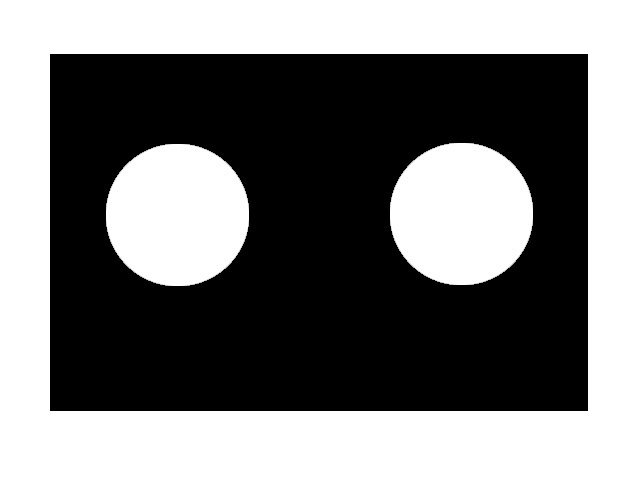
//> input picture practice-5/images/center_detection.jpg, 640 x 480 px
$ ./task_7   (built with g++ and OpenCV 4)
//> lines starting //> are read from the running program, lines starting //| are printed output that depends on the picture; after the words box and inside, x2 and y2 are one past the last pixel; in counts of white or black regions, pixels touching at a corner belong together
#include <iostream>
#include <cmath>
#include "opencv2/opencv.hpp"
#include "opencv2/highgui.hpp"
#include "opencv2/imgproc.hpp"

using namespace std;

double getDistance( cv::Point pointO, cv::Point point1 );

int main(void)
{
    /** 读取原图并灰度化 **/
    cv::Mat srcImage, grayImage;
    srcImage = cv::imread( "images/center_detection.jpg", cv::IMREAD_COLOR );
//> srcImage is the input picture: 480 rows x 640 cols, CV_8UC3; min 0, max 255, mean 122.3
    cv::cvtColor( srcImage, grayImage, cv::COLOR_BGR2GRAY );
    // 显示原图
    cv::imshow( "[Source Image]", srcImage );
    // [17 lines of commented-out code are left out]
    vector<cv::Vec3f> circles;
    double dp = 2; //
    double minDist = 10;  //两个圆心之间的最小距离
    double  param1 = 100;  //Canny边缘检测的较大阈值
    double  param2 = 100;  //累加器阈值
    int min_radius = 20;  //圆形半径的最小值
    int max_radius = 100;  //圆形半径的最大值

    cv::HoughCircles( grayImage, circles, cv::HOUGH_GRADIENT, dp, minDist, param1, param2, min_radius, max_radius );
//> circles = 2 circles (x, y, radius): [177, 215, 72], [463, 211, 72.6]

    /* 绘制圆心及圆周 */
    vector<cv::Point> centers;
    vector<int> radius;
    for ( size_t i = 0; i <= circles.size(); i++ )
    {
        // 将圆心及半径添加到vector数组中
        centers.push_back( cv::Point(cvRound(circles[i][0]), cvRound(circles[i][1])) ); // 圆心坐标
        radius.push_back( cvRound(circles[i][2]) );    // 半径

        cv::circle( srcImage, centers[i], 3, cv::Scalar(0, 0, 255), -1, cv::LINE_8 );        // 绘制圆心
        cv::circle( srcImage, centers[i], radius[i], cv::Scalar(0, 0, 255), 3, cv::LINE_8 );    //绘制圆周
    }
//> this loop made 3 passes
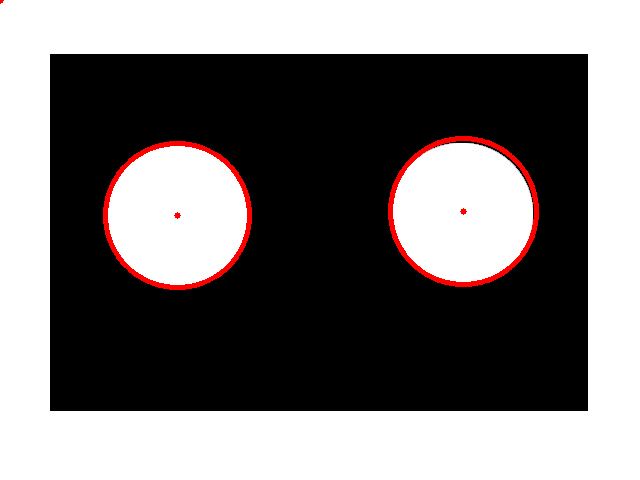
//> srcImage: 480 rows x 640 cols, CV_8UC3; 1.5% of pixels changed, all inside (x1, y1, x2, y2) = (0, 0, 539, 290)

    // 计算圆心之间距离
    double distance = getDistance( centers[0], centers[1] );
//> in getDistance, `distance = powf( (point1.x - point0.x), 2) + powf((point1.y - point0.y..`: distance = 81812
//> in getDistance, `distance = sqrtf( distance );`: distance = 286
//> distance = 286

    // 圆心之间连线
    cv::line( srcImage, centers[0], centers[1], cv::Scalar(0, 255, 255), 2, cv::LINE_8 );
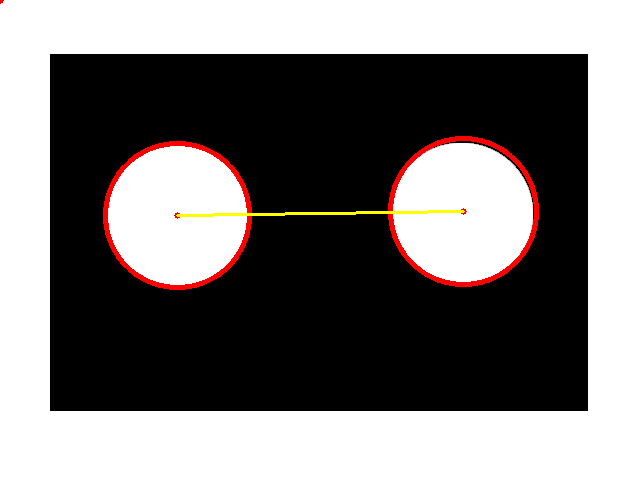
//> srcImage: 480 rows x 640 cols, CV_8UC3; 0.28% of pixels changed, all inside (x1, y1, x2, y2) = (176, 210, 465, 217)

    cout << "检测到的圆的数量：" << circles.size() << "\n"
         << "圆心之间的距离为：" << distance << endl;
//| 检测到的圆的数量：2
//| 圆心之间的距离为：286.028

    cv::imshow( "[Detection Result]", srcImage );

    cv::waitKey(0);

    return 0;
}

/** 求两点间距离 **/
double getDistance( cv::Point point0, cv::Point point1 )
{
    double distance;

    distance = powf( (point1.x - point0.x), 2) + powf((point1.y - point0.y), 2 );
    distance = sqrtf( distance );

    return distance;
}
